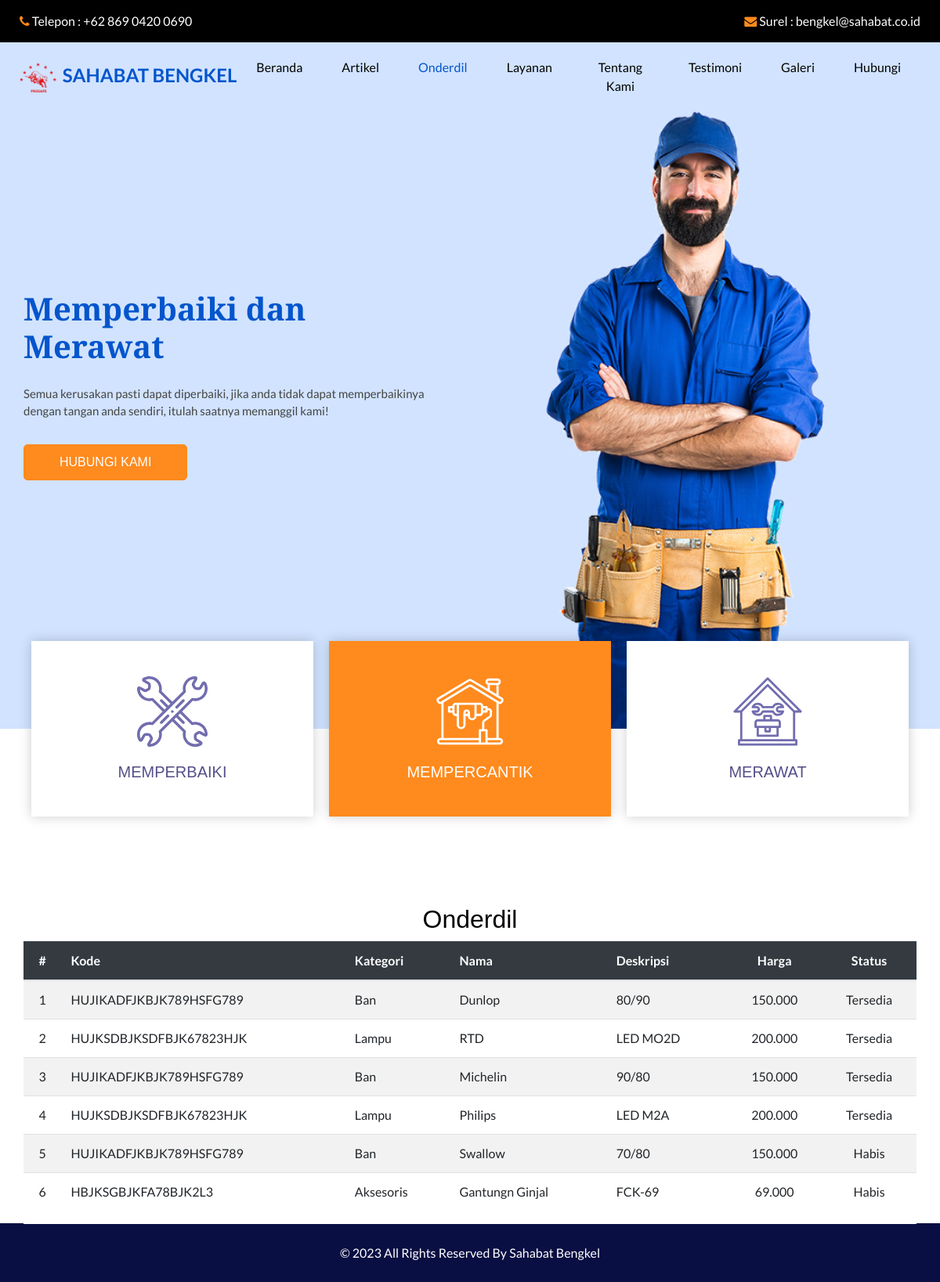
Page /?page=sparepart on the committed database.
### tables this page shows
CREATE TABLE IF NOT EXISTS `onderdil` (
  `id` int NOT NULL AUTO_INCREMENT,
  `kode` varchar(50) NOT NULL,
  `kategori` varchar(50) NOT NULL,
  `nama` varchar(50) NOT NULL,
  `deskripsi` varchar(50) DEFAULT NULL,
  `harga` int NOT NULL,
  `status` enum('Y','N') NOT NULL DEFAULT 'Y',
  PRIMARY KEY (`id`)
);

### page/sparepart.php (the view)
<section id="sparepart">
  <div class="container">
    <div class="row">
      <div class="col-md-12">
        <h2 class="text-center">
          Onderdil
        </h2>
        <table class="table table-striped">
          <thead class="table-dark">
            <tr>
              <th class="text-center">#</th>
              <th>Kode</th>
              <th>Kategori</th>
              <th>Nama</th>
              <th>Deskripsi</th>
              <th class="text-center">Harga</th>
              <th class="text-center">Status</th>
            </tr>
          </thead>
          <tbody class="table-hover">
            <?php
            $result = mysqli_query($koneksi, "SELECT * FROM onderdil ORDER BY status");
            $nomor = 1;
            while($row = mysqli_fetch_array($result)):
            ?>
            <tr>
              <td class="text-center"><?= $nomor; ?></td>
              <td><?= $row['kode']; ?></td>
              <td><?= $row['kategori']; ?></td>
              <td><?= $row['nama']; ?></td>
              <td><?= $row['deskripsi']; ?></td>
              <td class="text-center"><?= number_format($row['harga'],0,',','.'); ?></td>
              <td class="text-center"><?= $row['status'] == "Y" ? "Tersedia" : "Habis" ?></td>
            </tr>
            <?php
            $nomor++;
            endwhile
            ?>
          </tbody>
        </table>
      </div>
    </div>
  </div>
</section>

### index.php (shortened to what this page needs)
<!DOCTYPE html>
<html>
<head>
  <link rel="stylesheet" type="text/css" href="https://cdnjs.cloudflare.com/ajax/libs/OwlCarousel2/2.3.4/assets/owl.carousel.min.css" />
  <link rel="stylesheet" type="text/css" href="css/bootstrap.css" />
  <link rel="stylesheet" type="text/css" href="css/font-awesome.min.css" />
  <link href="css/style.css" rel="stylesheet" />
  <link href="css/responsive.css" rel="stylesheet" />
</head>
<body>
  <div class="hero_area">
    <header class="header_section">
      <div class="header_top">
        <div class="container-fluid">
          <div class="contact_nav">
            <a href="">
              <i class="fa fa-phone" aria-hidden="true"></i>
              <span>
                Telepon : +62 869 0420 0690
              </span>
            </a>
            <a href="">
              <i class="fa fa-envelope" aria-hidden="true"></i>
              <span>
                Surel : bengkel@sahabat.co.id
              </span>
            </a>
          </div>
        </div>
      </div>
      <div class="header_bottom">
        <div class="container-fluid">
          <nav class="navbar navbar-expand-lg custom_nav-container ">
            <a class="navbar-brand" href="index.php">
              <img src="images/logo.png" alt="logo" width="50">
              <span>
                Sahabat Bengkel
              </span>
            </a>
            <div class="collapse navbar-collapse" id="navbarSupportedContent">
              <ul class="navbar-nav ">
                <li class="nav-item <?php if(!isset($_GET['page'])){ ?>active<?php } ?>">
                  <a class="nav-link" href="index.php">Beranda</a>
                </li>
                <li class="nav-item <?php if(@$_GET['page'] == 'article'){ ?>active<?php } ?>">
                  <a class="nav-link" href="?page=article#article">Artikel</a>
                </li>
                <li class="nav-item <?php if(@$_GET['page'] == 'sparepart'){ ?>active<?php } ?> ">
                  <a class="nav-link" href="?page=sparepart#sparepart">Onderdil</a>
                </li>
                <li class="nav-item <?php if(@$_GET['page'] == 'service'){ ?>active<?php } ?>">
                  <a class="nav-link" href="?page=service#service">Layanan</a>
                </li>
                <li class="nav-item <?php if(@$_GET['page'] == 'about'){ ?>active<?php } ?>">
                  <a class="nav-link" href="?page=about#about">Tentang Kami</a>
                </li>
                <li class="nav-item <?php if(@$_GET['page'] == 'client'){ ?>active<?php } ?>">
                  <a class="nav-link" href="?page=client#client">Testimoni</a>
                </li>
                <li class="nav-item <?php if(@$_GET['page'] == 'gallery'){ ?>active<?php } ?>">
                  <a class="nav-link" href="?page=gallery#gallery">Galeri</a>
                </li>
                <li class="nav-item <?php if(@$_GET['page'] == 'contact'){ ?>active<?php } ?>">
                  <a class="nav-link" href="?page=contact#contact">Hubungi</a>
                </li>
              </ul>
            </div>
          </nav>
        </div>
      </div>
    </header>
    <section class="slider_section ">
      <div class="container ">
        <div class="row">
          <div class="col-md-6 ">
            <div class="detail-box">
              <h1>
                Memperbaiki dan <br>
                Merawat <br>
              </h1>
              <p>
                Semua kerusakan pasti dapat diperbaiki, jika anda tidak dapat memperbaikinya dengan tangan anda sendiri, itulah saatnya memanggil kami!
              </p>
              <a href="?page=contact#contact">
                Hubungi Kami
              </a>
            </div>
          </div>
          <div class="col-md-6">
            <div class="img-box">
              <img src="images/slider-img.png" alt="">
            </div>
          </div>
        </div>
      </div>
    </section>
  </div>
  <section class="feature_section">
    <div class="container">
      <div class="feature_container">
        <div class="box">
          <div class="img-box">
          </div>
          <h5 class="name">
            Memperbaiki
          </h5>
        </div>
        <div class="box active">
          <div class="img-box">
          </div>
          <h5 class="name">
            Mempercantik
          </h5>
        </div>
        <div class="box">
          <div class="img-box">
          </div>
          <h5 class="name">
            Merawat
          </h5>
        </div>
      </div>
    </div>
  </section>
<?php
			if(isset($_GET['page'])){
				$halaman = $_GET['page'];
			}
			else{
				$halaman ='';
			}
			if($halaman == ''){
			}
			else if(!file_exists("page/$halaman.php")){
				echo 'Halaman yang dicari tidak ditemukan';
			}
			else{
        include "page/$halaman.php";
      }
?>
  <footer class="footer_section">
    <div class="container">
      <p>
        &copy; <span id="displayDateYear"></span> All Rights Reserved By
        <a href="https://github.com/JustCLE4R">Sahabat Bengkel</a>
      </p>
    </div>
  </footer>
</body>
</html>

### css/style.css (style rules this page uses)
body { font-family: 'Lato', sans-serif; color: #040000; }
h1, h2 { font-family: 'Merriweather Sans', sans-serif; }
a, a:hover, a:focus { text-decoration: none; }
.hero_area { position: relative; background-color: #d1e3ff; }
.header_section .container-fluid { padding-right: 25px; padding-left: 25px; }
.header_section .header_top { padding: 15px 0; background-color: #000000; }
.header_section .header_top .contact_nav { display: -webkit-box; display: -ms-flexbox; display: flex; -webkit-box-pack: justify; -ms-flex-pack: justify; justify-content: space-between; }
.header_section .header_top .contact_nav a { color: #ffffff; }
.header_section .header_top .contact_nav a i { color: #ff8a1d; }
.header_section .header_bottom { padding: 10px 0; }
.navbar-brand { padding: 0; margin: 0; color: #000000; font-weight: bold; font-size: 24px; font-weight: bold; }
.navbar-brand span { color: #0355cc; text-transform: uppercase; }
.custom_nav-container { padding: 0; }
.custom_nav-container .navbar-nav { margin-left: auto; }
.custom_nav-container .navbar-nav .nav-item .nav-link { padding: 10px 25px; color: #000000; text-align: center; }
.custom_nav-container .navbar-nav .nav-item:hover .nav-link, .custom_nav-container .navbar-nav .nav-item.active .nav-link { color: #0355cc; }
.slider_section { -webkit-box-flex: 1; -ms-flex: 1; flex: 1; display: -webkit-box; display: -ms-flexbox; display: flex; -webkit-box-align: center; -ms-flex-align: center; align-items: center; background-size: cover; background-position: bottom; }
.slider_section .row { -webkit-box-align: center; -ms-flex-align: center; align-items: center; }
.slider_section .detail-box { padding-bottom: 90px; }
.slider_section .detail-box h1 { font-weight: bold; margin-bottom: 25px; color: #0355cc; }
.slider_section .detail-box p { color: #444; font-size: 15px; }
.slider_section .detail-box a { display: inline-block; font-family: 'Merriweather Sans', sans-serif; text-transform: uppercase; padding: 10px 45px; background-color: #ff8a1d; border: 1px solid #ff8a1d; border-radius: 5px; color: #ffffff; margin-top: 15px; }
.slider_section .img-box img { width: 100%; }
.feature_section { -webkit-transform: translateY(-50%); transform: translateY(-50%); }
.feature_section .feature_container { display: -webkit-box; display: -ms-flexbox; display: flex; }
.feature_section .feature_container .box { -webkit-box-flex: 1; -ms-flex: 1; flex: 1; display: -webkit-box; display: -ms-flexbox; display: flex; -webkit-box-orient: vertical; -webkit-box-direction: normal; -ms-flex-direction: column; flex-direction: column; -webkit-box-align: center; -ms-flex-align: center; align-items: center; text-align: center; margin: 0 10px; padding: 45px 15px; background-color: #ffffff; color: #555089; -webkit-transition: all 0.3s; transition: all 0.3s; -webkit-box-shadow: 0 0 15px 0 rgba(0, 0, 0, 0.2); box-shadow: 0 0 15px 0 rgba(0, 0, 0, 0.2); }
.feature_section .feature_container .box .img-box { width: 90px; height: 90px; }
.feature_section .feature_container .box .img-box svg { width: 100%; height: auto; max-height: 100%; fill: #726dae; -webkit-transition: all 0.3s; transition: all 0.3s; }
.feature_section .feature_container .box .name { margin-top: 20px; text-transform: uppercase; font-family: 'Merriweather Sans', sans-serif; margin-bottom: 0; }
.feature_section .feature_container .box:hover, .feature_section .feature_container .box.active { background-color: #ff8a1d; color: #ffffff; }
.feature_section .feature_container .box:hover .img-box svg, .feature_section .feature_container .box.active .img-box svg { fill: #ffffff; }
.footer_section { background-color: #0a0f43; }
.footer_section p { margin: 0; padding: 25px 0; color: #ffffff; text-align: center; border-top: 0.8px solid #ffffff; }
.footer_section a { color: inherit; }

### css/responsive.css (style rules this page uses)
@media (min-width: 1200px) { .container { max-width: 1170px; } }

### rows in the picture
onderdil: kode "HUJIKADFJKBJK789HSFG789", kategori "Ban", nama "Dunlop", deskripsi "80/90", harga "150.000", status "Tersedia"
onderdil: kode "HUJKSDBJKSDFBJK67823HJK", kategori "Lampu", nama "RTD", deskripsi "LED MO2D", harga "200.000", status "Tersedia"
onderdil: kode "HUJIKADFJKBJK789HSFG789", kategori "Ban", nama "Michelin", deskripsi "90/80", harga "150.000", status "Tersedia"
onderdil: kode "HUJKSDBJKSDFBJK67823HJK", kategori "Lampu", nama "Philips", deskripsi "LED M2A", harga "200.000", status "Tersedia"
onderdil: kode "HUJIKADFJKBJK789HSFG789", kategori "Ban", nama "Swallow", deskripsi "70/80", harga "150.000", status "Habis"
onderdil: kode "HBJKSGBJKFA78BJK2L3", kategori "Aksesoris", nama "Gantungn Ginjal", deskripsi "FCK-69", harga "69.000", status "Habis"
